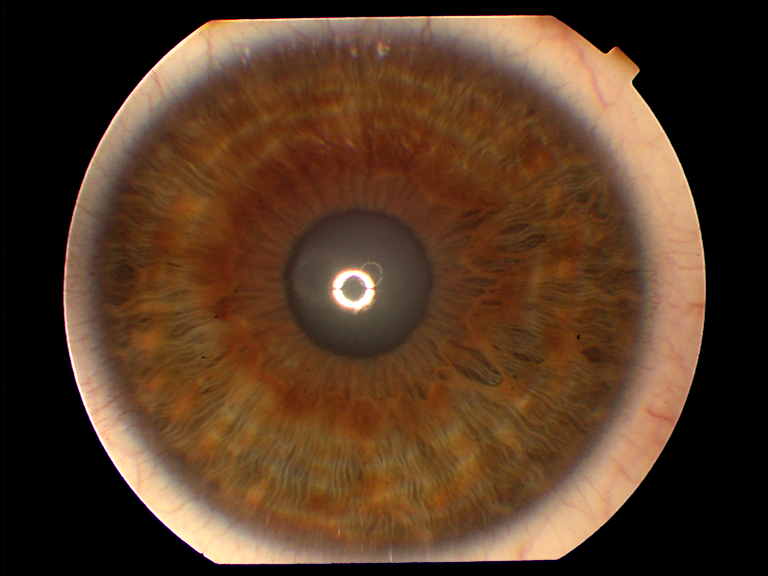
#> input picture Input_database/Alex/057L_1.png, 768 x 576 px; its folder holds only this picture in this run
$ python main.py   (older library calls are emulated)
#> lines starting #> are read from the running program, lines starting #| are printed output that depends on the picture; after the words box and inside, x2 and y2 are one past the last pixel; in counts of white or black regions, pixels touching at a corner belong together
### loc.py
# -*- coding: utf-8 -*-
"""
Created on Sun Nov  4 10:18:18 2018

@author: user
"""

import cv2
import numpy as np
from sklearn.decomposition import PCA
from sklearn.discriminant_analysis import LinearDiscriminantAnalysis as LDA
from sklearn.preprocessing import StandardScaler


def show(image):
    cv2.imshow("image", image)
    cv2.waitKey(0)
#%% Parameters

k1 = 5 # kernel size for first bilateral filter (pupil identification)
k2 = 9 # kernel size for first bilateral filter (iris identification)

window = 400 # size of window for subsetting image (120 * 120)

thresh1 = 80 # Binary image thresholding value for pupil
thresh2 = 150 # Binary image thresholding value for iris (155, 170)
scope1 = 1.6 # Lower boundary for iris radius size in respect to pupil radius
scope2 = 3.6 # Upper boundary for iris radius size in respect to iris radius
hough_list = [5,5] #hough variables for hough circles

#%% Projection: horizontal and vertical projection of image.
# Ignore the pixels in boundary of image (width: half of window (30)) for better approximation.

def projection(img):
    (h, w) = img.shape
    h = h-window
    w = w-window
    sumCols = []
    sumRows = []
    lim = int(window/2)
    for i in range(h):
        row = img[i+lim:i+lim+1, 0:w]
        sumRows.append(np.sum(row))
    for j in range(w):
        col = img[0:h, j+lim:j+lim+1]
        sumCols.append(np.sum(col))
    return sumRows, sumCols

#%% Subsetting: getting a subset of image based on center point (posX, posY) and window size.

def subsetting(img, posX, posY, window):
    if ((posY<window) and (posX<window)):
        img = img[0:posY+window, 0:posX+window]
    elif ((posY<window) and (posX>=window)):
        img = img[0:posY+window, posX-window:posX+window]
    elif ((posY>=window) and (posX<window)):
        img = img[posY-window:posY+window, 0:posX+window]
    else:
        img = img[posY-window:posY+window, posX-window:posX+window]
    return img

#%% Thresholding: binary image thresholding & getting center of pupil from moments.

def thresholding(orig, posX, posY, window, otsu=True):
    img = orig.copy()
    img = subsetting(img, posX, posY, window)

    if otsu:
        ret,th = cv2.threshold(img, 0, 255, cv2.THRESH_BINARY_INV+cv2.THRESH_OTSU)
    else:
        ret,th = cv2.threshold(img, thresh2, 255, cv2.THRESH_BINARY_INV)

    M = cv2.moments(th)

    cX = int(M["m10"] / M["m00"])
    cY = int(M["m01"] / M["m00"])

    posY = int(posY+cY-window)
    posX = int(posX+cX-window)

    return posX, posY

#%% boundary: see if iris center is inside pupil.
# circle_detect: use houghcircles to find the iris
# circle_detectX: use houghcircles & boundary to find the pupil.

def boundary(x1, x2, y1, y2, r):
    if np.sqrt(np.power((y1-x1), 2) + np.power((y2-x2), 2)) < r:
        return True
    else:
        return False

def circle_detect(edges, dp = 20, minR = 20, maxR = 0):
    circles = cv2.HoughCircles(edges, cv2.HOUGH_GRADIENT, 1, dp,
                       param1=hough_list[0], param2=hough_list[1],
                       minRadius = minR, maxRadius=maxR)
    return circles[0][0]

def circle_detectX(edges, dp, posX, posY, radius, minR = 20, maxR = 0):
    circles = cv2.HoughCircles(edges, cv2.HOUGH_GRADIENT, 1, dp,
                       param1=hough_list[0], param2=hough_list[1],
                       minRadius = minR, maxRadius=maxR)
    circles = [x for x in circles[0] if boundary(x[0], x[1], posX, posY, (radius/2))]
    if len(circles) >= 1:
        return circles[0]

#%%
def IrisLoc2(orig, name):
    (h, w) = orig.shape
    img = orig.copy()

    kernel = np.ones((k1,k1),np.float32)/np.power(k1, 2)
    img = cv2.filter2D(img,-1,kernel)

    ret,th = cv2.threshold(img, 50, 255, cv2.THRESH_BINARY)

    edges = cv2.Canny(th, 0, ret)

    circle = cv2.HoughCircles(edges, cv2.HOUGH_GRADIENT, 1, 50,
                               param1=5, param2=5,
                               minRadius = 30, maxRadius=90)[0][0]
    img_copy = orig.copy()

    try:
        p_posY = int(circle[1])
        p_posX = int(circle[0])
        p_radius = int(circle[2])
    except TypeError:
        print("No pupil")
        p_posY = 0
        p_posX = 0
        p_radius = 0

    cv2.circle(img_copy,(p_posX,p_posY),p_radius,(255,255,255),2)
    cv2.circle(img_copy,(p_posX,p_posY),2,(255,255,255),3)

    outer = np.mean([img[x] for x in list(zip(*np.where(th == 255)))])
    pupil = list(zip(*np.where(th == 0)))
    pupil = [(x[0], x[1]) for x in pupil]

    img = orig.copy()
    for x in pupil:
        img[x] = outer
    kernel = np.ones((k2,k2),np.float32)/np.power(k2, 2)
    img = cv2.filter2D(img,-1,kernel)

    ret2,th2 = cv2.threshold(img, thresh2, 255, cv2.THRESH_BINARY)

    edges2 = cv2.Canny(th2, 0, ret2)

    circle2 = circle_detectX(edges2, 10, p_posX, p_posY, p_radius*0.75, 90, 120)

    try:
        s_posY = circle2[1]
        s_posX = circle2[0]
        s_radius = int(circle2[2])
    except TypeError:
        print("No schelra")
        s_posY = p_posY
        s_posX = p_posX
        s_radius = p_radius*3

    cv2.circle(img_copy,(p_posX,p_posY),p_radius,(255,255,255),2)
    cv2.circle(img_copy,(p_posX,p_posY),2,(255,255,255),3)
    cv2.circle(img_copy,(s_posX,s_posY),s_radius,(255,255,255),2)
    cv2.circle(img_copy,(s_posX,s_posY),2,(255,255,255),3)
    #show(img_copy)
    #cv2.imwrite('local/s_' + str(name.split('/')[3]), img_copy)
    #cv2.imwrite('local/s_' + name, img_copy)
    d_names = ["p_posX", "p_posY", "p_radius", "i_posX", "i_posY", "i_radius", "img"]
    return dict(zip(d_names, [p_posX, p_posY, p_radius, s_posX, s_posY, s_radius, orig]))
    return

#%%
def IrisLoc(orig, name):
    (h, w) = orig.shape

    sumRows, sumCols = projection(orig)

    posX = np.argmin(sumCols) + int(window/2)
    posY = np.argmin(sumRows) + int(window/2)

    posX, posY = thresholding(orig, posX, posY, window)

    posX, posY = thresholding(orig, posX, posY, window)

    img = orig.copy()
    img = subsetting(img, posX, posY, window)
    img = orig
    kernel = np.ones((k1,k1),np.float32)/np.power(k1, 2)
    img = cv2.filter2D(img,-1,kernel)
    ret,th = cv2.threshold(img, thresh1, 255, cv2.THRESH_BINARY)
    edges = cv2.Canny(th, 0, ret)
    circle = circle_detect(edges, minR=20, maxR=250)
    img_copy = orig.copy()

    try:
        p_posY = int(posY+circle[1]-window)
        p_posX = int(posX+circle[0]-window)
        p_radius = int(circle[2])
    except TypeError:
        print("No pupil")
        p_posY = 0
        p_posX = 0
        p_radius = 0

    if np.sqrt(np.power(p_posX-(h/2), 2) + np.power(p_posY-(w/2), 2)) >= 80:
        return IrisLoc2(orig, name)

    outer = np.mean([img[x] for x in list(zip(*np.where(th == 255)))])
    pupil = list(zip(*np.where(th == 0)))
    pupil = [(posY + x[0] - window, posX + x[1] - window) for x in pupil]

    img = orig.copy()
    for x in pupil:
        img[x] = outer

    kernel = np.ones((k2,k2),np.float32)/np.power(k2, 2)
    img = cv2.filter2D(img,-1,kernel)

    ret2,th2 = cv2.threshold(img, thresh2, 255, cv2.THRESH_BINARY)

    edges2 = cv2.Canny(th2, 0, ret2)

    if int(name.split('/')[2]) == 1:
        circle2 = circle_detectX(edges2, 10, p_posX, p_posY, p_radius, 90, 140)
    else:
        circle2 = circle_detectX(edges2, 10, p_posX, p_posY, p_radius, 90, 120)

    try:
        s_posY = int(circle2[1])
        s_posX = int(circle2[0])
        s_radius = int(circle2[2])
    except TypeError:
        print("No schelra")
        return IrisLoc2(orig, name)

    cv2.circle(img_copy,(p_posX,p_posY),p_radius,(255,255,255),2)
    cv2.circle(img_copy,(p_posX,p_posY),2,(255,255,255),3)
    cv2.circle(img_copy,(s_posX,s_posY),s_radius,(255,255,255),2)
    cv2.circle(img_copy,(s_posX,s_posY),2,(255,255,255),3)

    cv2.imwrite('process/l_' + str(name.split('/')[3]), img_copy)
    return [p_posX, p_posY, p_radius, s_posX, s_posY, s_radius, orig]


#Normalization

def normalize(row, name):
    image = row['img']
    M = 64
    N = 512

    theta = np.linspace(0, 2*np.pi, N)

    diffX = row['p_posX'] - row['i_posX']
    diffY = row['p_posY'] - row['i_posY']

    a = np.ones(N) * (diffX**2 + diffY**2)

    if diffX < 0:
        phi = np.arctan(diffY/diffX)
        sgn = -1
    elif diffX > 0:
        phi = np.arctan(diffY/diffX)
        sgn = 1
    else:
        phi = np.pi/2
        if diffY > 0:
            sgn = 1
        else:
            sgn = -1

    b = sgn * np.cos(np.pi - phi - theta)

    r = np.sqrt(a)*b + np.sqrt(a*b**2 - (a - row['i_radius']**2))
    r = np.array([r - row['p_radius']])
    r = np.dot(np.ones([M+2,1]), r) * np.dot(np.ones([N,1]),
                        np.array([np.linspace(0,1,M+2)])).transpose()
    r = r + row['p_radius']
    r = r[1:M+1, :]

    xcosmat = np.dot(np.ones([M,1]), np.array([np.cos(theta)]))
    xsinmat = np.dot(np.ones([M,1]), np.array([np.sin(theta)]))

    x = r*xcosmat
    y = r*xsinmat

    x += row['p_posX']
    x = np.round(x).astype(int)
    x[np.where(x >= image.shape[1])] = image.shape[1] - 1
    x[np.where(x < 0)] = 0

    y += row['p_posY']
    y = np.round(y).astype(int)
    y[np.where(y >= image.shape[0])] = image.shape[0] - 1
    y[np.where(y < 0)] = 0

    newImg = image[y, x]
    #cv2.imwrite('process/n_' + str(name.split('/')[3]), newImg)

    return {"Image": newImg}

#Enhance

def enhancement(row):
    img = row['Image']
    dim = img.shape

    stride = 1
    initialize_img = np.zeros((int(dim[0]/stride), int(dim[1]/stride)))

    for i in range(0,dim[0]-15,stride):
        for j in range(0,dim[1]-15,stride):
            block = img[i:i+stride, j:j+stride]
            m = np.mean(block,dtype=np.float32)
            initialize_img[i//16, j//16] = m

    image_set = cv2.resize(initialize_img, (dim[1],dim[0]), interpolation=cv2.INTER_CUBIC)

    enhance = img - image_set
    enhance = enhance - np.amin(enhance.ravel())
    img = enhance.astype(np.uint8)

    img2 = np.zeros(dim)
    for i in range(0,img.shape[0],stride*2):
        for j in range(0,img.shape[1],stride*2):
            img2[i:i+stride*2, j:j+stride*2] = cv2.equalizeHist(img[i:i+stride*2, j:j+stride*2].astype(np.uint8))
    show(img2)
    #cv2.imwrite('process/e_' + str(row.name.split('/')[3]), img2)

    return img2


# match
# [47 lines left out: function match, not called in this run]


### main.py
import os
import cv2
import pickle
import numpy as np
import pandas as pd
from skimage.morphology import square, disk, dilation, erosion
from skimage import draw
from math import sin, cos, radians
from sklearn.decomposition import TruncatedSVD
from sklearn.preprocessing import StandardScaler
from imutils import paths
from loc import IrisLoc, normalize, enhancement

name_label = ["Alex"]

WINDOW_SIZE = 450
HEIGHT = 0
WIDTH = 0
N_COMP0NENTS = 150

def show(image):
    return
    cv2.imshow("image", image)
    cv2.waitKey(0)

# [242 lines left out: functions get_radius, get_iris_portion, group_feat_sel, serialize, not called in this run]

def strip_image(path_to_image):
    image = cv2.imread(path_to_image)
    show(image)
    #Convert to grayscale
    image_out = cv2.cvtColor(image, cv2.COLOR_BGR2GRAY)
    show(image_out)
    return image_out

    params = get_radius(image_out)
    strip = get_iris_portion(image_out, params)

    return strip


#new = group_feat_sel(strip)
#ser = serialize(new)
#print('Strip: ', strip)

def to_svd(strip, name_label, n_component=4, random_state=2018):
    X = []
    labels = []
    scaler = StandardScaler()
    svd = TruncatedSVD(n_components=n_component, random_state=random_state)
    scaled = scaler.fit_transform(strip)
    X.append(svd.fit_transform(scaled))
    labels.append([name_label])
    X = np.vstack(X)
    return X

def iris_test_model(train_db_path):
#> called with train_db_path = 'Input_database'
    directory_list = list()
    for root, dirs, files in os.walk(
            train_db_path,
            topdown=False):
        for name in dirs:
            directory_list.append(os.path.join(root, name))

    print ("directory_list", directory_list)
    iris_names=[]
    iris_name_encodings=[]
    invalid_image=False
    for directory in directory_list:
        # grab the paths to the input images in our dataset
        paths_to_images = list(paths.list_files(os.path.join(directory)))
        # initialize the list of iris_name_encodings and iris_names
        iris_encodings = []
        name = directory.split(os.path.sep)[-1]

        print ("name",name)
        # Encode the images located in the folder to thier respective numpy arrays
        invalid_image=False
        for path_to_image in paths_to_images:
            print ("path_to_image",path_to_image)
            # image = scipy.misc.imread(path_to_image)
            iris_encodings_in_image = strip_image(path_to_image)
#> in strip_image, image is the input picture: shape (576, 768, 3); mean B, G, R 37.1, 57.9, 85.3
            locali = IrisLoc(iris_encodings_in_image, name)
#> after the loop in projection, `for i in range(h):`: sumRows = 176 values, max 28132 at index 103, min 18662 at index 21, mean 22315.6
#> after the loop in projection, `for j in range(w):`: sumCols = 368 values, max 18655 at index 358, min 11199 at index 106, mean 13988.9
#> in IrisLoc, `posX = np.argmin(sumCols) + int(window/2)`: posX = 306
#> in IrisLoc, `posY = np.argmin(sumRows) + int(window/2)`: posY = 221
#> in thresholding, `ret,th = cv2.threshold(img, 0, 255, cv2.THRESH_BINARY_INV+cv2.THRESH_O..`:
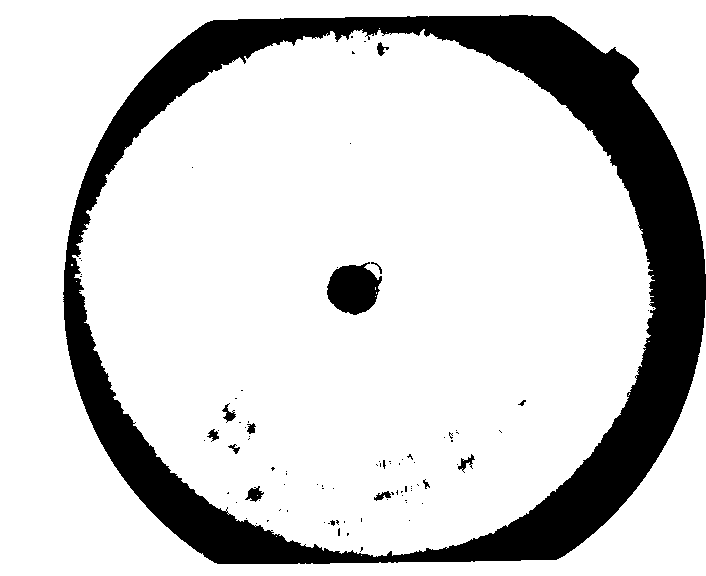
#> th: shape (576, 706); 81.9% white; 91 black regions (78 under 20 px), largest, box (x1, y1, x2, y2) and area: (63, 15, 706, 564) 70521, (327, 262, 382, 315) 2037, (245, 486, 264, 502) 160
#> in thresholding, `ret,th = cv2.threshold(img, 0, 255, cv2.THRESH_BINARY_INV+cv2.THRESH_O..`: ret = 106
#> in thresholding, `M = cv2.moments(th)`: M = moments, m00 84922140, centre m10/m00, m01/m00 = (334.3, 288.1)
#> in thresholding, `cX = int(M["m10"] / M["m00"])`: cX = 334
#> in thresholding, `cY = int(M["m01"] / M["m00"])`: cY = 288
#> in thresholding, `posY = int(posY+cY-window)`: posY = 109
#> in thresholding, `posX = int(posX+cX-window)`: posX = 240
#> in IrisLoc, `posX, posY = thresholding(orig, posX, posY, window)`: posY = 109
#> in thresholding (call 2), `ret,th = cv2.threshold(img, 0, 255, cv2.THRESH_BINARY_INV+cv2.THRESH_O..`: th: shape (509, 640); 86.7% white; 52 black regions (40 under 20 px), largest, box (x1, y1, x2, y2) and area: (63, 15, 640, 509) 35055, (535, 372, 640, 509) 5624, (327, 262, 382, 315) 1964
#> in IrisLoc, `posX, posY = thresholding(orig, posX, posY, window)`: posX = 152; posY = -31
#> call 3 of subsetting, with posX = 152, posY = -31, window = 400
#> in subsetting (call 3), `img = img[0:posY+window, 0:posX+window]`:
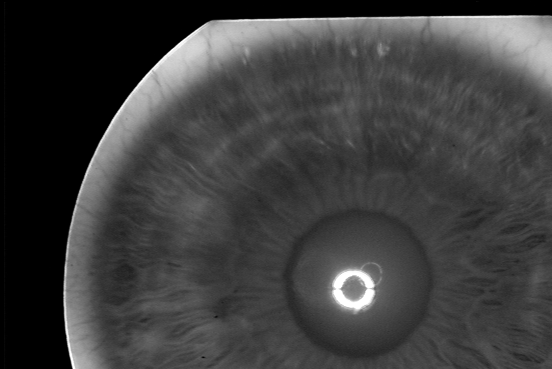
#> img: shape (369, 552); min 0, max 255, mean 61.7
#> in IrisLoc, `kernel = np.ones((k1,k1),np.float32)/np.power(k1, 2)`: kernel = [[0.04, 0.04, 0.04, 0.04, 0.04], [0.04, 0.04, 0.04, 0.04, 0.04], [0.04, 0.04, 0.04, 0.04, 0.04], [0.04, 0.04, 0.04, 0.04, 0.04], [0.04, 0.04, 0.04, 0.04, 0.04]]
#> in IrisLoc, `ret,th = cv2.threshold(img, thresh1, 255, cv2.THRESH_BINARY)`: th: shape (576, 768); 28.3% white; 58 white regions (29 under 20 px), largest, box (x1, y1, x2, y2) and area: (63, 15, 706, 565) 114155, (314, 253, 395, 322) 4168, (456, 377, 531, 459) 2030
#> in IrisLoc, `ret,th = cv2.threshold(img, thresh1, 255, cv2.THRESH_BINARY)`: ret = 80
#> in IrisLoc, `edges = cv2.Canny(th, 0, ret)`: edges: shape (576, 768); 1.9% white in thin lines or dots, all inside (x1, y1, x2, y2) = (62, 14, 706, 565)
#> in circle_detect, `circles = cv2.HoughCircles(edges, cv2.HOUGH_GRADIENT, 1, dp, param1=ho..`: circles = 746 rows, first 8: [391.5, 294.5, 249.4], [413.5, 297.5, 229.6], [294.5, 276.5, 205.4], [314.5, 282.5, 225.2], [453.5, 262.5, 249.4], [316.5, 248.5, 243.9], [333.5, 294.5, 247.2], [313.5, 312.5, 249.4]
#> in IrisLoc, `circle = circle_detect(edges, minR=20, maxR=250)`: circle = [391.5, 294.5, 249.4]
#> in IrisLoc, `p_posY = int(posY+circle[1]-window)`: p_posY = -136
#> in IrisLoc, `p_posX = int(posX+circle[0]-window)`: p_posX = 143
#> in IrisLoc, `p_radius = int(circle[2])`: p_radius = 249
#> in IrisLoc2, `ret,th = cv2.threshold(img, 50, 255, cv2.THRESH_BINARY)`: th: shape (576, 768); 66.4% white; 71 black regions (34 under 20 px), largest, box (x1, y1, x2, y2) and area: (0, 0, 768, 576) 137483, (283, 209, 426, 359) 3337, (105, 219, 137, 305) 1680
#> in IrisLoc2, `edges = cv2.Canny(th, 0, ret)`: edges: shape (576, 768); 1.2% white in thin lines or dots, all inside (x1, y1, x2, y2) = (61, 13, 707, 566)
#> in IrisLoc2, `circle = cv2.HoughCircles(edges, cv2.HOUGH_GRADIENT, 1, 50, param1=5, ..`: circle = [357.5, 287.5, 71.3]
#> in IrisLoc2, `p_posY = int(circle[1])`: p_posY = 287
#> in IrisLoc2, `p_posX = int(circle[0])`: p_posX = 357
#> in IrisLoc2, `p_radius = int(circle[2])`: p_radius = 71
#> in IrisLoc2, `cv2.circle(img_copy,(p_posX,p_posY),p_radius,(255,255,255),2)`: img_copy: shape (576, 768); min 0, max 255, mean 64.3
#> in IrisLoc2, `cv2.circle(img_copy,(p_posX,p_posY),2,(255,255,255),3)`: img_copy: shape (576, 768); min 0, max 255, mean 64.4
#> in IrisLoc2, `outer = np.mean([img[x] for x in list(zip(*np.where(th == 255)))])`: outer = 93.9
#> in IrisLoc2, `pupil = list(zip(*np.where(th == 0)))`: pupil = 148501 items
#> the loop in IrisLoc2, `for x in pupil:` made 148501 passes
#> x on passes 1 to 3: (0, 0), (0, 1), (0, 2)
#> in IrisLoc2, `ret2,th2 = cv2.threshold(img, thresh2, 255, cv2.THRESH_BINARY)`: th2: shape (576, 768); 10.2% white; 8 white regions (2 under 20 px), largest, box (x1, y1, x2, y2) and area: (432, 17, 702, 356) 18267, (446, 345, 680, 560) 9755, (67, 305, 319, 564) 9645, (88, 20, 353, 179) 5900, (331, 268, 376, 312) 1375, (383, 20, 424, 23) 65
#> in IrisLoc2, `ret2,th2 = cv2.threshold(img, thresh2, 255, cv2.THRESH_BINARY)`: ret2 = 150
#> in IrisLoc2, `edges2 = cv2.Canny(th2, 0, ret2)`:
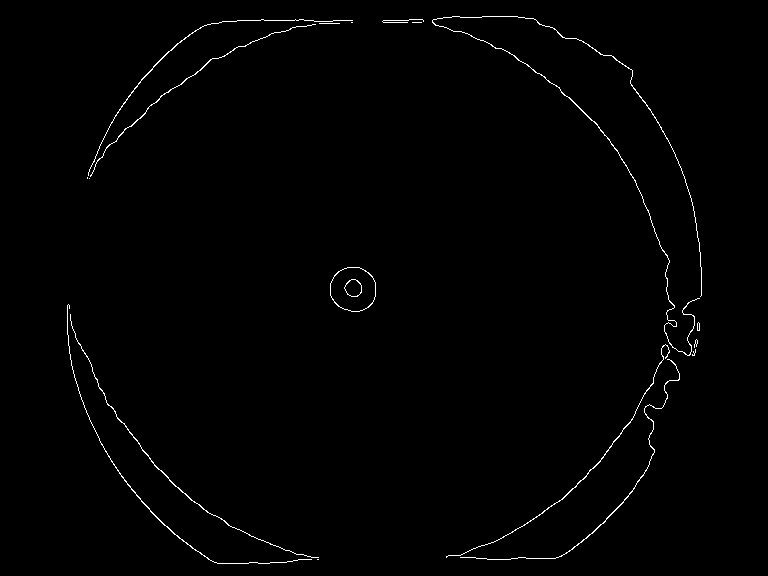
#> edges2: shape (576, 768); 0.85% white in thin lines or dots, all inside (x1, y1, x2, y2) = (67, 16, 702, 564)
#> in circle_detectX, `circles = cv2.HoughCircles(edges, cv2.HOUGH_GRADIENT, 1, dp, param1=ho..`: circles = 238 rows, first 8: [245.5, 130.5, 111.6], [239.5, 113.5, 94.6], [532.5, 441.5, 117.2], [255.5, 447.5, 117.2], [588.5, 278.5, 113.9], [247.5, 456.5, 107], [578.5, 232.5, 118.3], [499.5, 124.5, 109.3]
#> in circle_detectX, `circles = [x for x in circles[0] if boundary(x[0], x[1], posX, posY, (..`: circles = []
#> in IrisLoc2, `s_posY = p_posY`: s_posY = 287
#> in IrisLoc2, `s_posX = p_posX`: s_posX = 357
#> in IrisLoc2, `s_radius = p_radius*3`: s_radius = 213
#> in IrisLoc2, `cv2.circle(img_copy,(s_posX,s_posY),s_radius,(255,255,255),2)`:
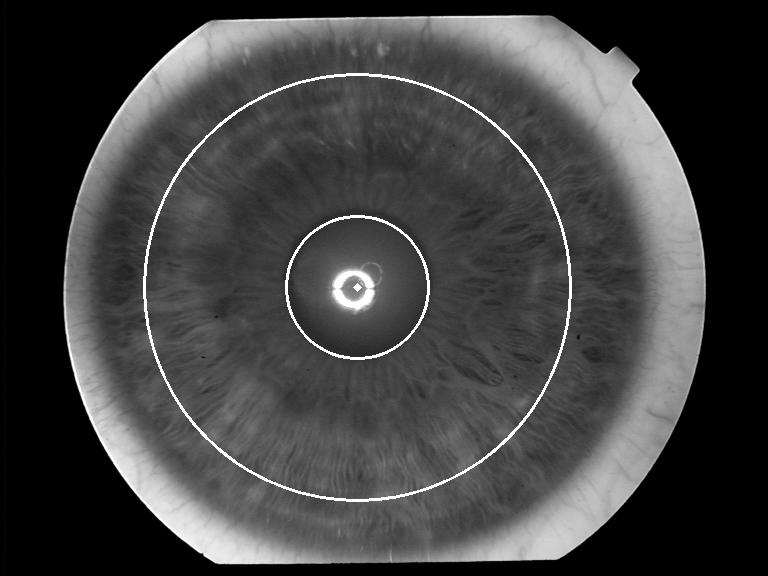
#> img_copy: shape (576, 768); min 0, max 255, mean 66
#> locali = 7 items
            norma = normalize(locali, name)
#> in normalize, `theta = np.linspace(0, 2*np.pi, N)`: theta = 512 values from 0 to 6.28
#> in normalize, `diffX = row['p_posX'] - row['i_posX']`: diffX = 0
#> in normalize, `a = np.ones(N) * (diffX**2 + diffY**2)`: a = 512 values from 0 to 0
#> in normalize, `phi = np.pi/2`: phi = 1.57
#> in normalize, `b = sgn * np.cos(np.pi - phi - theta)`: b = 512 values, max 1 at index 383, min -1 at index 128, mean 5.55e-17
#> in normalize, `r = np.sqrt(a)*b + np.sqrt(a*b**2 - (a - row['i_radius']**2))`: r = 512 values from 213 to 213
#> in normalize, `newImg = image[y, x]`:
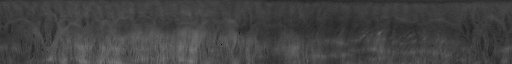
#> newImg: shape (64, 512); min 3, max 119, mean 66.9
#> norma = 1 item
            enh = enhancement(norma)
#> in enhancement, `initialize_img = np.zeros((int(dim[0]/stride), int(dim[1]/stride)))`: initialize_img: shape (64, 512) float64; every value is 0
#> after the loop in enhancement, `for i in range(0,dim[0]-15,stride):`:
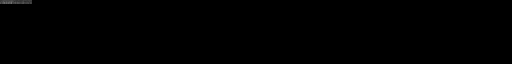
#> initialize_img: shape (64, 512) float64; min 0, max 112, mean 0.3
            svdd = to_svd(enh, name)
#> in to_svd, `scaled = scaler.fit_transform(strip)`:
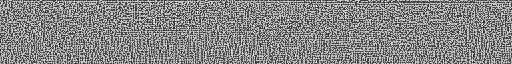
#> scaled: shape (64, 512) float64; min -2.36, max 2.14, mean -1.68e-18; drawn with min black and max white
#> in to_svd, `X = np.vstack(X)`: X = 64 rows, first 6: [-12.81, 0.566, -1.81, -6.49], [11.13, 0.191, -1.33, 5.78], [-12.79, 4.14, 0.35, 4.7], [13.18, -3.62, -3.5, -3.81], [-3.77, -0.244, 1.62, 5.34], [7, 0.293, -2.32, -2.33]
#> svdd has the same summary as X in to_svd
#> (the run stopped early here; a loop or call above may not have finished)
